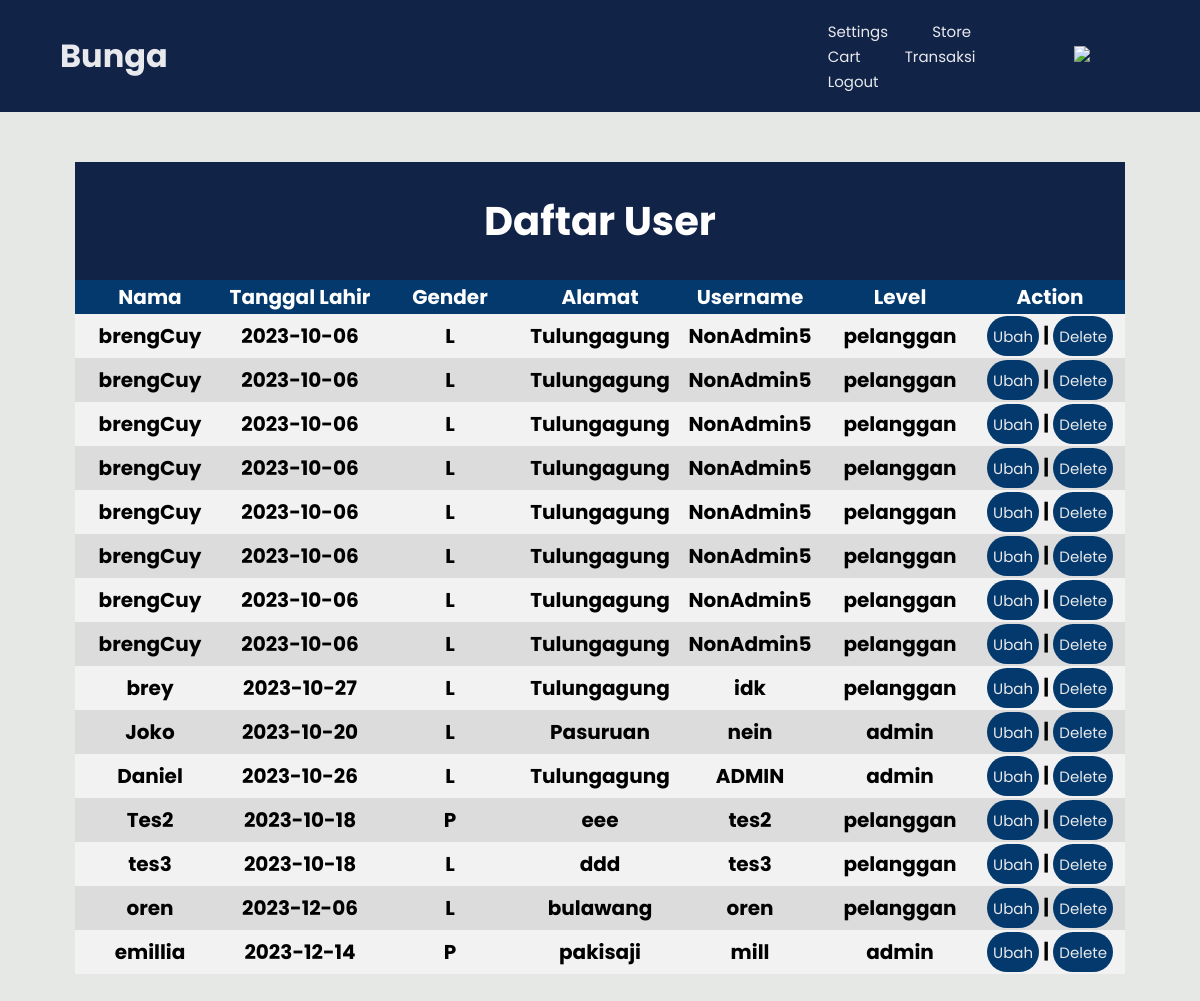
Screenshot of /toko_online/tampil_user.php (signed in) with the database file from the repository.
### tables this page shows
CREATE TABLE `user` (
  `id_user` int(11) NOT NULL,
  `nama_pelanggan` varchar(255) NOT NULL,
  `tanggal_lahir` date NOT NULL,
  `gender` enum('L','P') NOT NULL,
  `alamat` text NOT NULL,
  `username` varchar(255) NOT NULL,
  `pass` varchar(255) NOT NULL,
  `level` enum('pelanggan','admin') NOT NULL
);

### toko_online/tampil_user.php (the view, shortened to what this page needs)
<?php
include "koneksi.php";
include "header.php";
?>
<!DOCTYPE html>
<html lang="en">
<head>
    <link rel="stylesheet" href="style.css?v=<?php echo time();?>">
</head>
<body>
    <div class="wrapper">
        <div class="user_table">
            <table cellspacing="0" cellpadding="2">
                <tr id="special_row1">
                    <td colspan="7">
                        <h1>
                            Daftar User
                        </h1>
                    </td>
                </tr>
                <tr id="special_row2">
                    <th>
                        Nama
                    </th>
                    <th>
                        Tanggal Lahir
                    </th>
                    <th>
                        Gender
                    </th>
                    <th>
                        Alamat
                    </th>
                    <th>
                        Username
                    </th>
                    <th>
                        Level
                    </th>
                    <th>
                        Action
                    </th>
                </tr>
                <tr>
                    <?php
                    $qry_user = mysqli_query($conn, "select * from user");
                    while($data_user = mysqli_fetch_array($qry_user)){
                    ?>
                        <tr>
                            <td>
                                <?=$data_user['nama_pelanggan']?>
                            </td>
                            <td>
                            <?=$data_user['tanggal_lahir']?>
                            </td>
                            <td>
                            <?=$data_user['gender']?>
                            </td>
                            <td>
                            <?=$data_user['alamat']?>
                            </td>
                            <td>
                            <?=$data_user['username']?>
                            </td>
                            <td>
                            <?=$data_user['level']?>
                            </td>
                            <td>
                                <button>
                                    <a onclick="location.href='ubah_user.php?id_user=<?=$data_user['id_user']?>'">Ubah</a>
                                </button> |
                                <button>
                                    <a onclick="location.href='hapus_user.php?id_user=<?=$data_user['id_user']?>'">Delete</a>
                                </button>
                            </td>
                        </tr>
                        <?php
                    }
                    ?>
                </tr>
            </table>
        </div>
    </div>
</body>
</html>

### toko_online/header.php (shortened to what this page needs)
<?php
$link_login = "login.php";
$link_logout = "logout.php";
$link_transaksi = "history.php";
?>
<!DOCTYPE html>
<html lang="en">
<head>
    <link rel="stylesheet" href="style.css">
</head>
<body>
    <div class="header">
        <h1 id="header_h1">Bunga</h1>
        <nav>
            <ul class="nav_links">
                <li>
                    <?php
                    if (isset($_SESSION['level'])) {
                        if ($_SESSION['level'] == 'admin') {
                            echo "<a href='admin_panel.php'>Settings</a>";
                        }
                    }
                    ?>
                </li>
                <li><a href="index.php">Store</a></li>
                <li><a href="keranjang.php">Cart</a></li>
                <li>
                    <?php
                    if (isset($_SESSION['id_user'])) {
                        echo "<a href= '" . $link_transaksi . "'>Transaksi</a>";
                    } else {
                        echo "<a href= '" . $link_login . "'>Transaksi</a>";
                    }
                    ?>
                </li>
                <li>
                    <?php
                    if (isset($_SESSION['id_user'])) {
                        echo "<a href= '" . $link_logout . "'>Logout</a>";
                    } else {
                        echo "<a href= '" . $link_login . "'>Login</a>";
                    }
                    ?>
                </li>
            </ul>
        </nav>
        <div class="tooltip">
            <img src="assets/icons/user3_whitemode.png" id="logo_user">
        </div>
    </div>
</body>
</html>

### toko_online/style.css (style rules this page uses)
body { padding: 0px; margin: 0px; background-color: #E6E8E6; font-family: "poppins"; }
li, a, button { font-family: "poppins"; font-size: 15px; color: #E8E9ED; text-decoration: none; }
.header { box-sizing: border-box; background-color: #122348; display: flex; justify-content: flex-end; align-items: center; padding: 2.5px 5%; }
#header_h1 { color: #E8E9ED; font-family: "poppins"; margin: auto; padding-right: 700px; }
#logo_user { width: 35px; height: auto; margin-right: 50px; padding-left: 15px; cursor: pointer; }
.tooltip { color: black; position: relative; display: inline-block; }
.nav_links { list-style: none; margin-left: -100px; }
.nav_links li { display: inline-block; padding: 0px 20px; }
.nav_links li a { transition: all 0.3s ease 0s; }
#special_row1 { background-color: #122348; color: #fff; }
#special_row2 { background-color: #04396e; color: #fff; }
.wrapper .user_table table { font-size: 20px; font-weight: bold; text-align: center; table-layout: fixed; width: 100%; }
.wrapper .user_table { margin: 50px 75px 75px 75px; }
.wrapper .user_table tr:nth-child(even) { background-color: #f2f2f2; }
.wrapper .user_table tr:nth-child(odd) { background-color: #dcdcdc; }
.wrapper .user_table button { width: auto; height: 40px; background-color: #04396e; border-radius: 50px; border: none; color: white; font-family: "poppins"; font-size: 17.5px; cursor: pointer; transition: background-color .3s; }
.wrapper .game_table #special_row1, #special_row2 { text-align: center; }

### rows the page displays
user: nama_pelanggan "brengCuy", tanggal_lahir "2023-10-06", gender "L", alamat "Tulungagung", username "NonAdmin5", level "pelanggan"
user: nama_pelanggan "brengCuy", tanggal_lahir "2023-10-06", gender "L", alamat "Tulungagung", username "NonAdmin5", level "pelanggan"
user: nama_pelanggan "brengCuy", tanggal_lahir "2023-10-06", gender "L", alamat "Tulungagung", username "NonAdmin5", level "pelanggan"
user: nama_pelanggan "brengCuy", tanggal_lahir "2023-10-06", gender "L", alamat "Tulungagung", username "NonAdmin5", level "pelanggan"
user: nama_pelanggan "brengCuy", tanggal_lahir "2023-10-06", gender "L", alamat "Tulungagung", username "NonAdmin5", level "pelanggan"
user: nama_pelanggan "brengCuy", tanggal_lahir "2023-10-06", gender "L", alamat "Tulungagung", username "NonAdmin5", level "pelanggan"
user: nama_pelanggan "brengCuy", tanggal_lahir "2023-10-06", gender "L", alamat "Tulungagung", username "NonAdmin5", level "pelanggan"
user: nama_pelanggan "brengCuy", tanggal_lahir "2023-10-06", gender "L", alamat "Tulungagung", username "NonAdmin5", level "pelanggan"
user: nama_pelanggan "brey", tanggal_lahir "2023-10-27", gender "L", alamat "Tulungagung", username "idk", level "pelanggan"
user: nama_pelanggan "Joko", tanggal_lahir "2023-10-20", gender "L", alamat "Pasuruan", username "nein", level "admin"
user: nama_pelanggan "Daniel", tanggal_lahir "2023-10-26", gender "L", alamat "Tulungagung", username "ADMIN", level "admin"
user: nama_pelanggan "Tes2", tanggal_lahir "2023-10-18", gender "P", alamat "eee", username "tes2", level "pelanggan"
user: nama_pelanggan "tes3", tanggal_lahir "2023-10-18", gender "L", alamat "ddd", username "tes3", level "pelanggan"
user: nama_pelanggan "oren", tanggal_lahir "2023-12-06", gender "L", alamat "bulawang", username "oren", level "pelanggan"
user: nama_pelanggan "emillia", tanggal_lahir "2023-12-14", gender "P", alamat "pakisaji", username "mill", level "admin"
